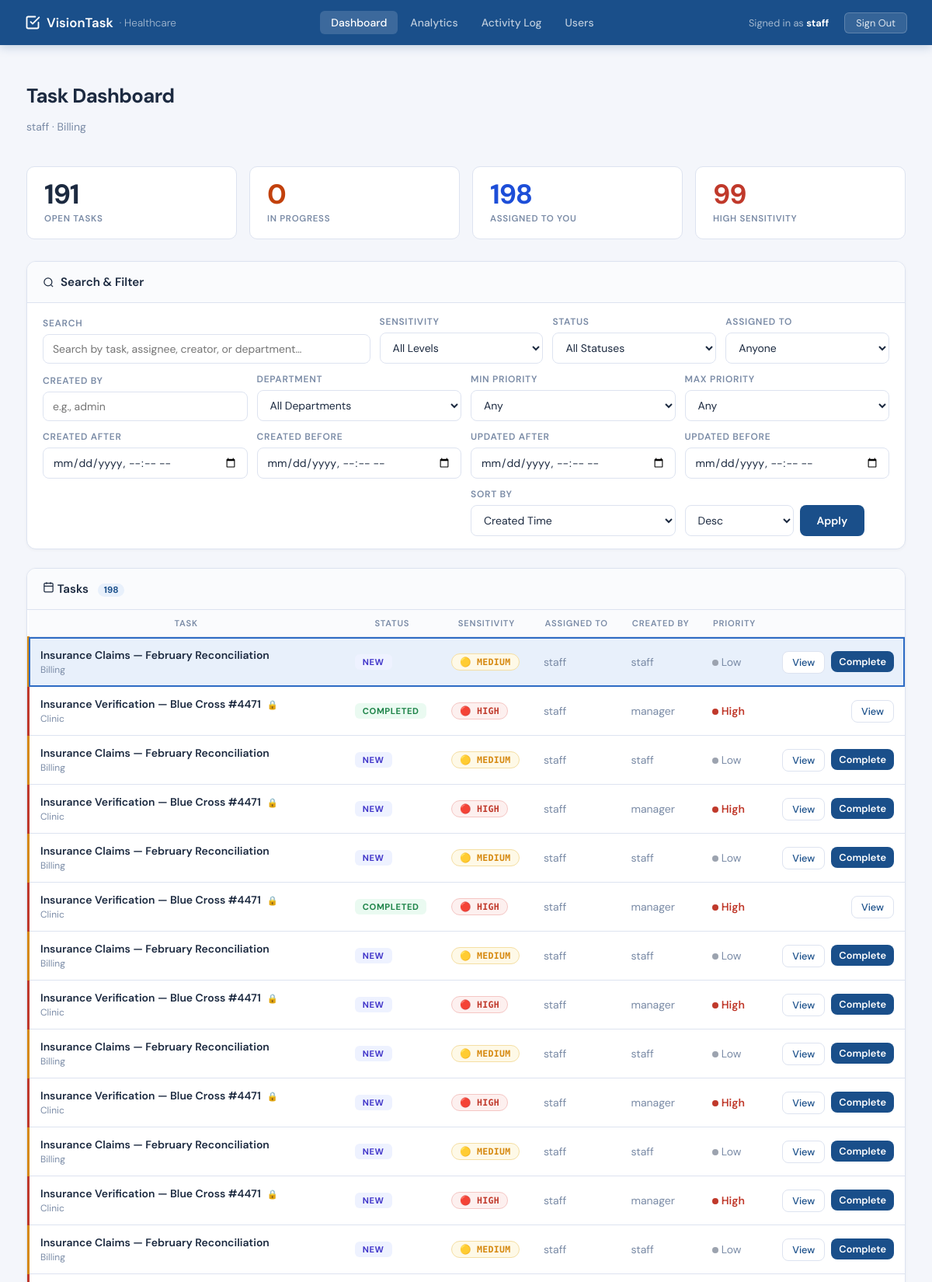
Page /dashboard (signed in, upper part) on the committed database.
### tables this page shows
CREATE TABLE users (
            username TEXT PRIMARY KEY,
            password_hash TEXT NOT NULL,
            roles TEXT NOT NULL,
            department TEXT,
            can_view_high_sensitivity INTEGER NOT NULL,
            can_view_medium_sensitivity INTEGER NOT NULL
        );

CREATE TABLE tasks (
            id TEXT PRIMARY KEY,
            title TEXT NOT NULL,
            description TEXT,
            sensitivity TEXT NOT NULL,
            created_by TEXT NOT NULL,
            assigned_to TEXT,
            department TEXT,
            status TEXT NOT NULL,
            created_at TEXT NOT NULL,
            updated_at TEXT NOT NULL,
            priority INTEGER NOT NULL
        );

### vision_task/app (2).py (the view)
    @app.route("/dashboard", methods=["GET"])
    def ui_dashboard():
        redir = _require_login()
        if redir: return redir
        user = _get_session_user()
        q                  = request.args.get("q", "").strip()
        filter_sens        = request.args.get("sensitivity", "").strip()
        filter_stat        = request.args.get("status", "").strip()
        filter_assigned    = request.args.get("assigned_to", "").strip()
        filter_department  = request.args.get("department", "").strip()
        filter_created_by  = request.args.get("created_by", "").strip()
        filter_priority_min = request.args.get("priority_min", "").strip()
        filter_priority_max = request.args.get("priority_max", "").strip()
        filter_created_after = request.args.get("created_after", "").strip()
        filter_created_before = request.args.get("created_before", "").strip()
        filter_updated_after = request.args.get("updated_after", "").strip()
        filter_updated_before = request.args.get("updated_before", "").strip()
        sort_by = request.args.get("sort", "created_at").strip()
        sort_order = request.args.get("order", "desc").strip()
        tasks = task_manager.list_tasks(user)
        tasks = _apply_task_filters(tasks, request.args)
        completed_visible_count = sum(1 for t in tasks if t.status == TaskStatus.COMPLETED)
        task_rows = []
        for t in tasks:
            d = t.to_dict()
            d["can_complete"] = (
                ("admin" in user.roles)
                or (t.created_by == user.username)
                or (t.assigned_to == user.username)
            )
            task_rows.append(d)
        return render_template("dashboard.html", user=user,
                               tasks=task_rows,
                               stats=task_manager.get_stats(user),
                               search_query=q,
                               filter_sensitivity=filter_sens,
                               filter_status=filter_stat,
                               filter_assigned=filter_assigned,
                               filter_department=filter_department,
                               filter_created_by=filter_created_by,
                               filter_priority_min=filter_priority_min,
                               filter_priority_max=filter_priority_max,
                               filter_created_after=filter_created_after,
                               filter_created_before=filter_created_before,
                               filter_updated_after=filter_updated_after,
                               filter_updated_before=filter_updated_before,
                               sort_by=sort_by,
                               sort_order=sort_order,
                               completed_visible_count=completed_visible_count,
                               is_doctor="doctor" in user.roles,   # teammate addition
                               is_nurse="nurse"  in user.roles)    # teammate addition

### vision_task/templates/dashboard.html (shortened to what this page needs)
{% extends "base.html" %}
{% block content %}
<div style="display:flex;justify-content:space-between;align-items:flex-start;margin-bottom:28px;">
    <div>
        <h1 class="vt-page-title">Task Dashboard</h1>
        <p class="vt-subtitle">
            {{ user.username }} &middot; {{ user.department }}
        </p>
    </div>
</div>
<div class="grid-4" style="margin-bottom:28px;">
    <div class="stat-card">
        <div class="num">{{ stats.total_tasks - stats.by_status.get('completed', 0) - stats.by_status.get('cancelled', 0) }}</div>
        <div class="lbl">Open Tasks</div>
    </div>
    <div class="stat-card">
        <div class="num" style="color:#c2410c;">{{ stats.by_status.get('in_progress', 0) }}</div>
        <div class="lbl">In Progress</div>
    </div>
    <div class="stat-card">
        <div class="num" style="color:#1d4ed8;">{{ stats.assigned_to_user }}</div>
        <div class="lbl">Assigned to You</div>
    </div>
    <div class="stat-card">
        <div class="num" style="color:#c0392b;">{{ stats.by_sensitivity.get('high', 0) }}</div>
        <div class="lbl">High Sensitivity</div>
    </div>
</div>
{% set has_non_default_sort = sort_by and not (sort_by == 'created_at' and sort_order == 'desc') %}
<div class="vt-card" style="margin-bottom:24px;">
    <div class="vt-card-header">
        <svg width="15" height="15" viewBox="0 0 24 24" fill="none" stroke="currentColor" stroke-width="2"><circle cx="11" cy="11" r="8"/><path d="m21 21-4.35-4.35"/></svg>
        Search &amp; Filter
    </div>
    <div style="padding:16px 20px;">
        <form method="get" action="{{ url_for('ui_dashboard') }}">
            <div style="display:grid;grid-template-columns:2fr 1fr 1fr 1fr;gap:12px;align-items:end;margin-bottom:12px;">
                <div>
                    <label class="vt-label">Search</label>
                    <input type="text" name="q" class="vt-input" placeholder="Search by task, assignee, creator, or department…" value="{{ search_query }}" />
                </div>
                <div>
                    <label class="vt-label">Sensitivity</label>
                    <select name="sensitivity" class="vt-select">
                        <option value="">All Levels</option>
                    </select>
                </div>
                <div>
                    <label class="vt-label">Status</label>
                    <select name="status" class="vt-select">
                        <option value="">All Statuses</option>
                    </select>
                </div>
                <div>
                    <label class="vt-label">Assigned To</label>
                    <select name="assigned_to" class="vt-select">
                        <option value="">Anyone</option>
                    </select>
                </div>
            </div>
            <div style="display:grid;grid-template-columns:1fr 1fr 1fr 1fr;gap:12px;align-items:end;margin-bottom:12px;">
                <div>
                    <label class="vt-label">Created By</label>
                    <input type="text" name="created_by" class="vt-input" placeholder="e.g., admin" value="{{ filter_created_by }}" />
                </div>
                <div>
                    <label class="vt-label">Department</label>
                    <select name="department" class="vt-select">
                        <option value="">All Departments</option>
                    </select>
                </div>
                <div>
                    <label class="vt-label">Min Priority</label>
                    <select name="priority_min" class="vt-select">
                        <option value="" {% if not filter_priority_min %}selected{% endif %}>Any</option>
                    </select>
                </div>
                <div>
                    <label class="vt-label">Max Priority</label>
                    <select name="priority_max" class="vt-select">
                        <option value="" {% if not filter_priority_max %}selected{% endif %}>Any</option>
                    </select>
                </div>
            </div>
            <div style="display:grid;grid-template-columns:1fr 1fr 1fr 1fr;gap:12px;align-items:end;">
                <div>
                    <label class="vt-label">Created After</label>
                    <input type="datetime-local" name="created_after" class="vt-input" value="{{ filter_created_after }}" />
                </div>
                <div>
                    <label class="vt-label">Created Before</label>
                    <input type="datetime-local" name="created_before" class="vt-input" value="{{ filter_created_before }}" />
                </div>
                <div>
                    <label class="vt-label">Updated After</label>
                    <input type="datetime-local" name="updated_after" class="vt-input" value="{{ filter_updated_after }}" />
                </div>
                <div>
                    <label class="vt-label">Updated Before</label>
                    <input type="datetime-local" name="updated_before" class="vt-input" value="{{ filter_updated_before }}" />
                </div>
            </div>
            <div style="display:grid;grid-template-columns:1fr 1fr 1fr 1fr;gap:12px;align-items:end;margin-top:12px;">
                <div>
                    <label class="vt-label">Sort By</label>
                    <select name="sort" class="vt-select">
                        <option value="created_at" {% if sort_by=='created_at' %}selected{% endif %}>Created Time</option>
                    </select>
                </div>
                <div style="display:flex;gap:8px;">
                    <select name="order" class="vt-select" style="max-width:140px;">
                        <option value="desc" {% if sort_order!='asc' %}selected{% endif %}>Desc</option>
                    </select>
                    <button type="submit" class="btn-brand">Apply</button>
                </div>
            </div>
        </form>
    </div>
</div>
<div class="vt-card" style="margin-bottom:32px;">
    <div class="vt-card-header" style="justify-content:space-between;">
        <span>
            <svg width="15" height="15" viewBox="0 0 24 24" fill="none" stroke="currentColor" stroke-width="2"><rect x="3" y="4" width="18" height="18" rx="2"/><line x1="16" y1="2" x2="16" y2="6"/><line x1="8" y1="2" x2="8" y2="6"/><line x1="3" y1="10" x2="21" y2="10"/></svg>
            Tasks
            <span style="background:var(--brand-light);color:var(--brand);padding:1px 8px;border-radius:20px;font-size:.72rem;font-weight:700;margin-left:8px;">{{ tasks|length }}</span>
        </span>
    </div>
    <div style="overflow-x:auto;">
        <table class="vt-table">
            <thead>
                <tr>
                    <th style="width:36%">Task</th>
                    <th>Status</th>
                    <th>Sensitivity</th>
                    <th>Assigned To</th>
                    <th>Created By</th>
                    <th>
                        {% set next_order = 'desc' %}
                        {% if sort_by == 'priority' and sort_order == 'desc' %}
                            {% set next_order = 'asc' %}
                        {% endif %}
                        <a href="{{ url_for('ui_dashboard', q=search_query, sensitivity=filter_sensitivity, status=filter_status, assigned_to=filter_assigned, created_by=filter_created_by, department=filter_department, priority_min=filter_priority_min, priority_max=filter_priority_max, created_after=filter_created_after, created_before=filter_created_before, updated_after=filter_updated_after, updated_before=filter_updated_before, sort='priority', order=next_order) }}" style="text-decoration:none;color:inherit;">
                            Priority
                        </a>
                    </th>
                    <th></th>
                </tr>
            </thead>
            <tbody>
            {% for task in tasks %}
            <tr data-task-url="{{ url_for('ui_view_task', task_id=task.id) }}" tabindex="-1" aria-selected="false">
                <td class="sens-col-{{ task.sensitivity }}">
                    <a class="task-link" href="{{ url_for('ui_view_task', task_id=task.id) }}">{{ task.title }}</a>
                    {% if task.sensitivity == 'high' %}
                    <span style="font-size:.7rem;color:var(--high);margin-left:4px;" title="Re-authentication required">🔒</span>
                    {% endif %}
                    <div style="font-size:.75rem;color:var(--muted);margin-top:2px;">{{ task.department }}</div>
                </td>
                <td><span class="status-badge status-{{ task.status }}">{{ task.status | replace('_',' ') }}</span></td>
                <td>
                    <span class="sens-badge badge-{{ task.sensitivity }}">
                        {% if task.sensitivity=='high' %}🔴{% elif task.sensitivity=='medium' %}🟡{% else %}🟢{% endif %}
                        {{ task.sensitivity | upper }}
                    </span>
                </td>
                <td style="color:var(--muted);">{{ task.assigned_to or '—' }}</td>
                <td style="color:var(--muted);">{{ task.created_by }}</td>
                <td>
                    <span class="prio-dot prio-{% if task.priority==2 %}high{% elif task.priority==1 %}medium{% else %}low{% endif %}"></span>
                    {% if task.priority==2 %}<span style="color:var(--high);font-weight:600;">High</span>
                    {% elif task.priority==1 %}<span style="color:var(--med);font-weight:600;">Medium</span>
                    {% else %}<span style="color:var(--muted);">Low</span>{% endif %}
                </td>
                <td>
                    <div style="display:flex;gap:8px;flex-wrap:wrap;justify-content:flex-end;">
                        <a href="{{ url_for('ui_view_task', task_id=task.id) }}" class="btn-outline btn-sm">View</a>
                        {% if task.status != 'completed' and task.can_complete %}
                        <form method="post" action="{{ url_for('ui_complete_task', task_id=task.id) }}" style="margin:0;">
                            <button type="submit" class="btn-brand btn-sm" style="padding:5px 10px;">Complete</button>
                        </form>
                        {% endif %}
                    </div>
                </td>
            </tr>
            {% endfor %}
            </tbody>
        </table>
    </div>
</div>
{% endblock %}

### rows in the picture
users: username "staff", department "Billing"
tasks: title "Insurance Claims — February Reconciliation", department "Billing", status "NEW", sensitivity "MEDIUM", assigned_to "staff", created_by "staff", priority 0 (drawn)
tasks: title "Insurance Verification — Blue Cross #4471", department "Clinic", status "COMPLETED", sensitivity "HIGH", assigned_to "staff", created_by "manager", priority 2 (drawn)
tasks: title "Insurance Claims — February Reconciliation", department "Billing", status "NEW", sensitivity "MEDIUM", assigned_to "staff", created_by "staff", priority 0 (drawn)
tasks: title "Insurance Verification — Blue Cross #4471", department "Clinic", status "NEW", sensitivity "HIGH", assigned_to "staff", created_by "manager", priority 2 (drawn)
tasks: title "Insurance Claims — February Reconciliation", department "Billing", status "NEW", sensitivity "MEDIUM", assigned_to "staff", created_by "staff", priority 0 (drawn)
tasks: title "Insurance Verification — Blue Cross #4471", department "Clinic", status "COMPLETED", sensitivity "HIGH", assigned_to "staff", created_by "manager", priority 2 (drawn)
tasks: title "Insurance Claims — February Reconciliation", department "Billing", status "NEW", sensitivity "MEDIUM", assigned_to "staff", created_by "staff", priority 0 (drawn)
tasks: title "Insurance Verification — Blue Cross #4471", department "Clinic", status "NEW", sensitivity "HIGH", assigned_to "staff", created_by "manager", priority 2 (drawn)
tasks: title "Insurance Claims — February Reconciliation", department "Billing", status "NEW", sensitivity "MEDIUM", assigned_to "staff", created_by "staff", priority 0 (drawn)
tasks: title "Insurance Verification — Blue Cross #4471", department "Clinic", status "NEW", sensitivity "HIGH", assigned_to "staff", created_by "manager", priority 2 (drawn)
tasks: title "Insurance Claims — February Reconciliation", department "Billing", status "NEW", sensitivity "MEDIUM", assigned_to "staff", created_by "staff", priority 0 (drawn)
tasks: title "Insurance Verification — Blue Cross #4471", department "Clinic", status "NEW", sensitivity "HIGH", assigned_to "staff", created_by "manager", priority 2 (drawn)
tasks: title "Insurance Claims — February Reconciliation", department "Billing", status "NEW", sensitivity "MEDIUM", assigned_to "staff", created_by "staff", priority 0 (drawn)

### other values in the picture
{{ session.get('username') }} "staff"
{{ stats.by_status.get('in_progress', 0) }} "0"
{{ stats.assigned_to_user }} "198"
{{ stats.by_sensitivity.get('high', 0) }} "99"
{{ tasks|length }} "198"
